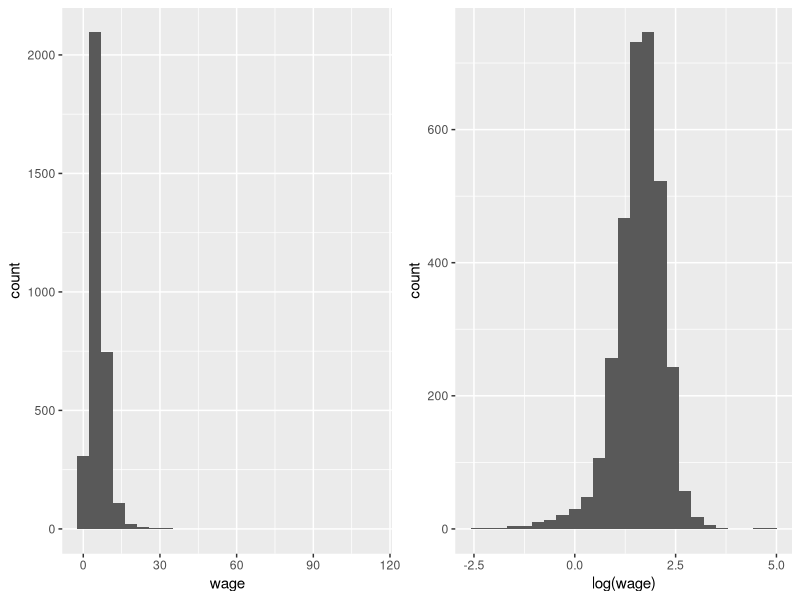
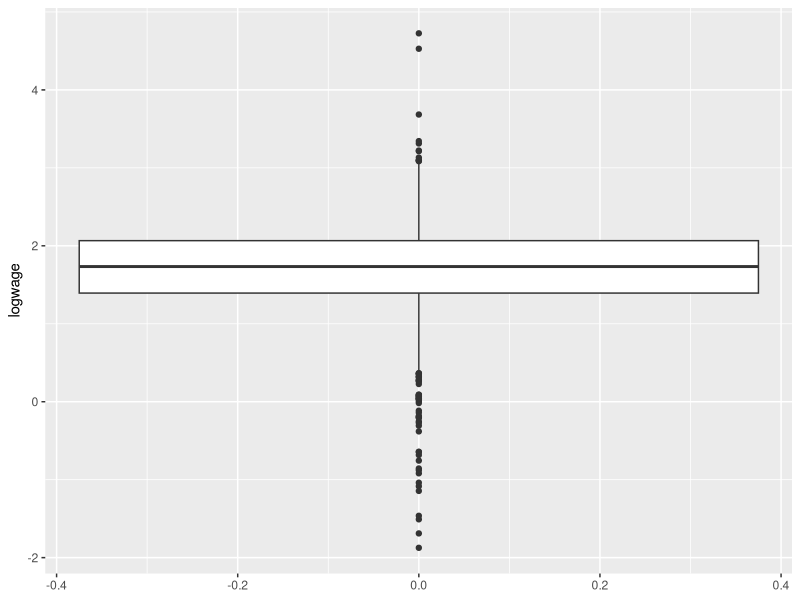
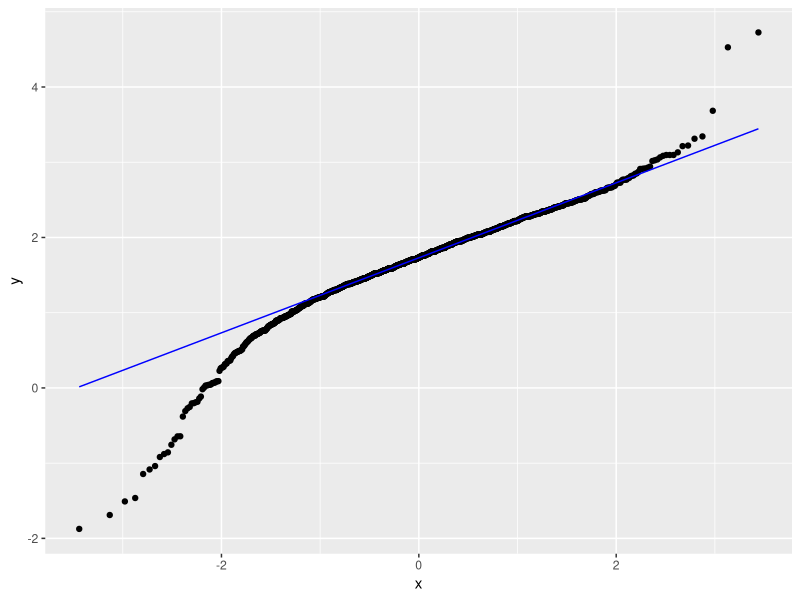

Reproduce these figures in R, in order.
## ---- chunk 1
pnorm(11/17)
## ---- chunk 2
pnorm(11/17)^15
## ---- chunk 3
15*178
## ---- chunk 4
15*17^2
## ---- chunk 5
(2850-2670)/sqrt(4335)
## ---- chunk 6
#two ways to calculate this.
#Option 1:
1-pnorm(2.7339)
#Option 2:
pnorm(2.7339, lower.tail=FALSE)
## ---- chunk 7
# qnorm() function gives the inverse of CDF 
qnorm(0.9999)
## ---- chunk 8
#build function to solve quadratic equation
quad_solve <- function(a, b, c)
{
  a <- as.complex(a)
  answer <- c((-b + sqrt(b^2 - 4*a*c))/(2*a),
              (-b + sqrt(b^2 - 4*a*c))/(2*a))
  if(all(Im(answer) == 0)) answer <- Re(answer)
  if(answer[1] == answer[2]) return(answer[1])
  answer
}

# solve our equation
(quad_solve(a = 178, b=3.719*17, c=-2850))^2
## ---- chunk 9
libraries <- c("haven",       # to import/export SPSS, STATA, SAS files
               "tidyverse",   # for tidy data
               "ggplot2",     # for visualization
               "gridExtra",   # to plot graphs in grids
               "rstatix")     # converts stats functions to a tidyverse-friendly format, and can use levene_test()
# invisible(lapply(libraries, library, character.only=TRUE)) will load the libraries
## ---- chunk 10
invisible(lapply(libraries, library, character.only=TRUE))
## ---- chunk 11
wagefull_df <- read_dta("../Data/wagefull.dta")
head(wagefull_df)
## ---- chunk 12
#We will display the two graphs side by side.
# Histogram of wage
p1 <- ggplot(wagefull_df,
      aes(x = wage)) +
  geom_histogram(bins = 25)
#Histogram of ln wage
p2 <- ggplot(wagefull_df,
      aes(x = log(wage))) +
  geom_histogram(bins = 25)

#we arrange the charts in a grid:
grid.arrange(p1, p2, nrow = 1)
## ---- chunk 13
wagefull_df %>%
  filter(male==1) %>%
  summarize(mean = mean(log(wage)), st.dev. = sd(log(wage)), var = var(log(wage))) 

# sd() and var() use n-1 in the denominator

## ---- chunk 14
logwage_male_df <- wagefull_df %>%
  filter(male == 1) %>%
  mutate(logwage = log(wage))

sqrt(var(logwage_male_df$logwage)/nrow(logwage_male_df))

## ---- chunk 15
summary(logwage_male_df$logwage)
## ---- chunk 16
ggplot(logwage_male_df,
       aes(y = logwage)) +
  geom_boxplot()
## ---- chunk 17
ggplot(logwage_male_df,
       aes(sample = logwage)) +
  stat_qq() +
  stat_qq_line(color = "blue")
## ---- chunk 18
shapiro.test(logwage_male_df$logwage)
## ---- chunk 19
x_bar <- mean(logwage_male_df$logwage)
sample_var_x <- var(logwage_male_df$logwage)
st_err_x <- sqrt(sample_var_x/nrow(logwage_male_df))

t_mu_x <- (x_bar - 1.7)/st_err_x
t_mu_x
## ---- chunk 20
t.test(logwage_male_df$logwage,
       mu = 1.7,
       alternative = "two.sided")
## ---- chunk 21
# In part (c) we created logwage_male dataframe that introduced a new row called logwage. Lets first do the same for females:
logwage_female_df <- wagefull_df %>%
  filter(male == 0) %>%
  mutate(logwage = log(wage))

# Now we can create our variables:
X_bar <- mean(logwage_male_df$logwage)
Y_bar <- mean(logwage_female_df$logwage)
var_X <- var(logwage_male_df$logwage)  # like sd() var() uses denominator n-1.
var_Y <- var(logwage_female_df$logwage)
n_X <- nrow(logwage_male_df)
n_Y <- nrow(logwage_female_df)
st_err <- sqrt(var_X/n_X + var_Y/n_Y)

# calculate the test statistic:

t_D <- (X_bar - Y_bar)/st_err

#display the variables in a table
data.frame(t_D, X_bar, Y_bar, var_X, var_Y, n_X, n_Y, st_err)
## ---- chunk 22
# let's obtain the critical value for 1% significance level from standard normal:

qnorm(0.995)
## ---- chunk 23
logwagefull_df <- wagefull_df %>%
  mutate(logwage = log(wage)) 

t.test(logwage ~ male,
       alternative = "two.sided",
       conf.level = 0.99,
       var.equal = TRUE,
       data = logwagefull_df)
## ---- chunk 24
#First convert the male column into categorical data
logwagefull_df$male <- as.factor(logwagefull_df$male)
levene_test(data = logwagefull_df,
            formula = logwage ~ male)
## ---- chunk 25
var_Y
